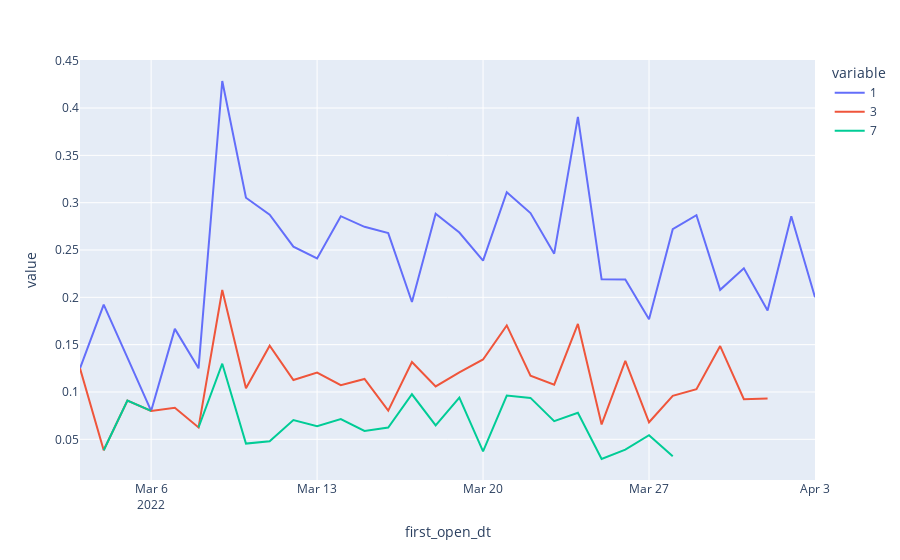

The notebook cell this image was saved under:
### Markdown cell above
Average Day 1 ,Day 3 and Day 7 retention are comparitively lower than android retention rates.  
We do have some really high retention rates as maximum -- 42% for 1 day ,20% for day 3 and 13% for day 7 retention but with a very rare occurence..

### Code cell
#plot ios retention
ios_retention_firstopen_pivot_melt = ios_retention_firstopen_pivot.melt(id_vars='first_open_dt', value_vars=[1, 3,7])
px.line(ios_retention_firstopen_pivot_melt, x='first_open_dt' , y='value' , color='variable')

### Figure 1 — Plotly figure (JSON) as saved in the notebook; plotly's stock layout.template omitted (floating-point values rounded to 4 significant figures)
{"data": [{"hovertemplate": "variable=1<br>first_open_dt=%{x}<br>value=%{y}<extra></extra>", "legendgroup": "1", "line": {"color": "#636efa", "dash": "solid"}, "marker": {"symbol": "circle"}, "mode": "lines", "name": "1", "orientation": "v", "showlegend": true, "type": "scatter", "x": ["2022-03-03", "2022-03-04", "2022-03-05", "2022-03-06", "2022-03-07", "2022-03-08", "2022-03-09", "2022-03-10", "2022-03-11", "2022-03-12", "2022-03-13", "2022-03-14", "2022-03-15", "2022-03-16", "2022-03-17", "2022-03-18", "2022-03-19", "2022-03-20", "2022-03-21", "2022-03-22", "2022-03-23", "2022-03-24", "2022-03-25", "2022-03-26", "2022-03-27", "2022-03-28", "2022-03-29", "2022-03-30", "2022-03-31", "2022-04-01", "2022-04-02", "2022-04-03"], "xaxis": "x", "y": [0.125, 0.1923, 0.1364, 0.08, 0.1667, 0.125, 0.4286, 0.3052, 0.2872, 0.2535, 0.2411, 0.2857, 0.2745, 0.2679, 0.1951, 0.2882, 0.2685, 0.2388, 0.3111, 0.2891, 0.2462, 0.3906, 0.219, 0.2188, 0.1769, 0.272, 0.2868, 0.2079, 0.2308, 0.186, 0.2857, 0.2], "yaxis": "y"}, {"hovertemplate": "variable=3<br>first_open_dt=%{x}<br>value=%{y}<extra></extra>", "legendgroup": "3", "line": {"color": "#EF553B", "dash": "solid"}, "marker": {"symbol": "circle"}, "mode": "lines", "name": "3", "orientation": "v", "showlegend": true, "type": "scatter", "x": ["2022-03-03", "2022-03-04", "2022-03-05", "2022-03-06", "2022-03-07", "2022-03-08", "2022-03-09", "2022-03-10", "2022-03-11", "2022-03-12", "2022-03-13", "2022-03-14", "2022-03-15", "2022-03-16", "2022-03-17", "2022-03-18", "2022-03-19", "2022-03-20", "2022-03-21", "2022-03-22", "2022-03-23", "2022-03-24", "2022-03-25", "2022-03-26", "2022-03-27", "2022-03-28", "2022-03-29", "2022-03-30", "2022-03-31", "2022-04-01", "2022-04-02", "2022-04-03"], "xaxis": "x", "y": [0.125, 0.03846, 0.09091, 0.08, 0.08333, 0.0625, 0.2078, 0.1039, 0.1489, 0.1127, 0.1206, 0.1071, 0.1137, 0.08036, 0.1317, 0.1059, 0.1208, 0.1343, 0.1704, 0.1172, 0.1077, 0.1719, 0.06569, 0.1328, 0.06803, 0.096, 0.1029, 0.1485, 0.09231, 0.09302, null, null], "yaxis": "y"}, {"hovertemplate": "variable=7<br>first_open_dt=%{x}<br>value=%{y}<extra></extra>", "legendgroup": "7", "line": {"color": "#00cc96", "dash": "solid"}, "marker": {"symbol": "circle"}, "mode": "lines", "name": "7", "orientation": "v", "showlegend": true, "type": "scatter", "x": ["2022-03-03", "2022-03-04", "2022-03-05", "2022-03-06", "2022-03-07", "2022-03-08", "2022-03-09", "2022-03-10", "2022-03-11", "2022-03-12", "2022-03-13", "2022-03-14", "2022-03-15", "2022-03-16", "2022-03-17", "2022-03-18", "2022-03-19", "2022-03-20", "2022-03-21", "2022-03-22", "2022-03-23", "2022-03-24", "2022-03-25", "2022-03-26", "2022-03-27", "2022-03-28", "2022-03-29", "2022-03-30", "2022-03-31", "2022-04-01", "2022-04-02", "2022-04-03"], "xaxis": "x", "y": [null, 0.03846, 0.09091, 0.08, null, 0.0625, 0.1299, 0.04545, 0.04787, 0.07042, 0.06383, 0.07143, 0.05882, 0.0625, 0.09756, 0.06471, 0.09396, 0.03731, 0.0963, 0.09375, 0.06923, 0.07812, 0.0292, 0.03906, 0.05442, 0.032, null, null, null, null, null, null], "yaxis": "y"}], "layout": {"legend": {"title": {"text": "variable"}, "tracegroupgap": 0}, "margin": {"t": 60}, "xaxis": {"anchor": "y", "domain": [0, 1], "title": {"text": "first_open_dt"}}, "yaxis": {"anchor": "x", "domain": [0, 1], "title": {"text": "value"}}}}
